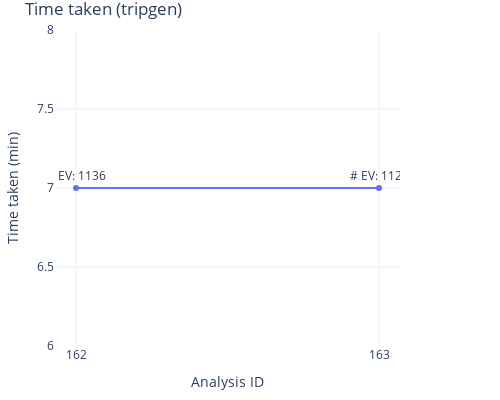

The notebook cell saved with this chart:
### Code cell
fig = go.Figure()
fig.add_trace(go.Scatter(x=count_stats['aid'], y=count_stats['time_taken_tripgen'],
                         mode='lines+markers+text',
                         name='lines+markers', 
                         text=count_stats['ev_count'],
                         textposition="top center"))
fig.update_xaxes(type='category')
fig.update_layout(title="Time taken (tripgen)",
                  yaxis_title="Time taken (min)", 
                  xaxis_title="Analysis ID", 
                  uniformtext_minsize=8, 
                  uniformtext_mode='hide', 
                  width=500, 
                  height=400, 
                  margin=dict(l=20, r=100, t=30, b=20),
                 template='plotly_white')
fig.show()

### Figure 1 — Plotly figure (JSON) as saved in the notebook; plotly's stock layout.template omitted (floating-point values rounded to 4 significant figures)
{"data": [{"mode": "lines+markers+text", "name": "lines+markers", "text": ["# EV: 1136", "# EV: 1125"], "textposition": "top center", "type": "scatter", "x": ["162", "163"], "y": [7, 7]}], "layout": {"height": 400, "margin": {"b": 20, "l": 20, "r": 100, "t": 30}, "title": {"text": "Time taken (tripgen)"}, "uniformtext": {"minsize": 8, "mode": "hide"}, "width": 500, "xaxis": {"autorange": true, "range": [-0.06951, 1.07], "title": {"text": "Analysis ID"}, "type": "category"}, "yaxis": {"autorange": true, "range": [6, 8], "title": {"text": "Time taken (min)"}, "type": "linear"}}}
